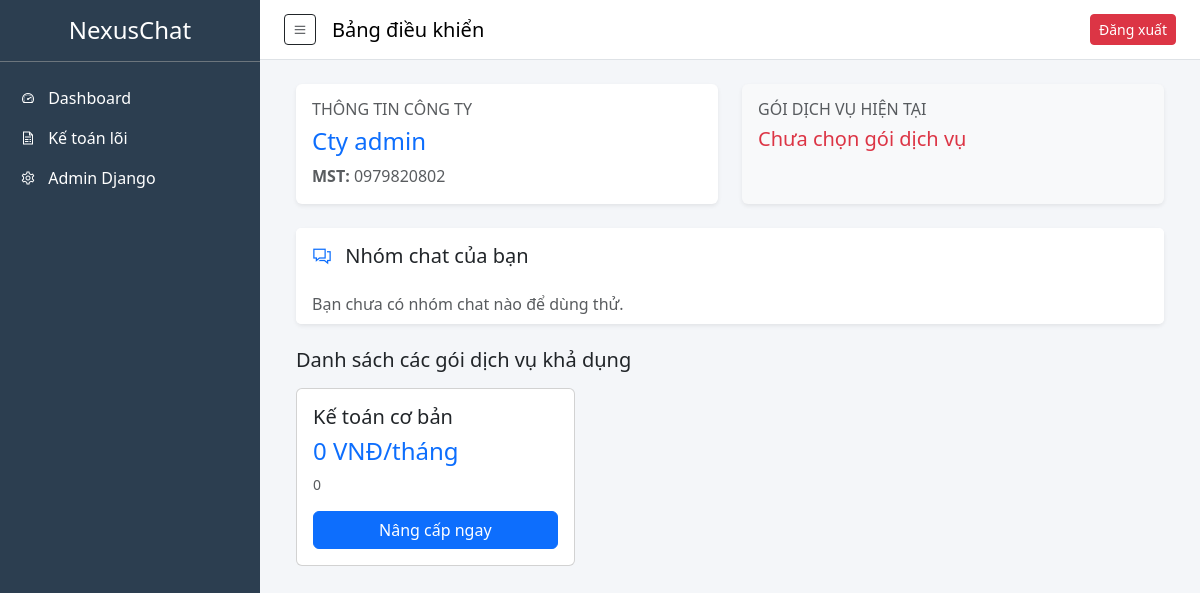
The page /dashboard/ (signed in) on the database as committed earlier.
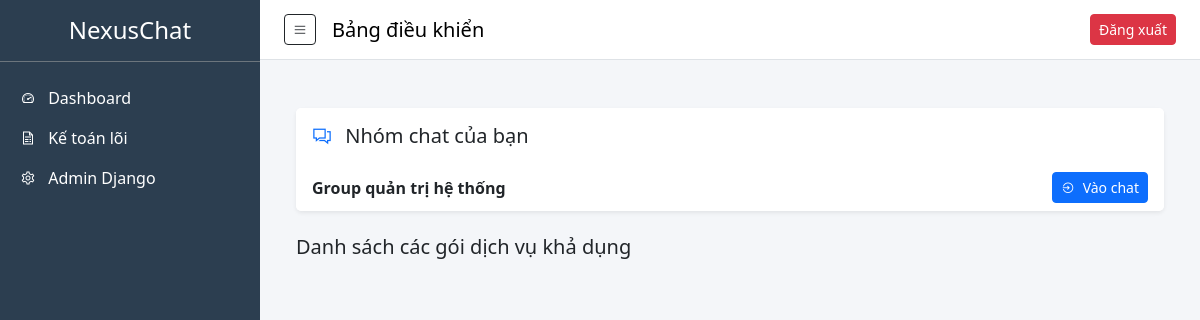
The same page on the database as committed later.
### apps/core/models.py (models this page shows, shortened)
class Profile(models.Model):
    user = models.OneToOneField(
        settings.AUTH_USER_MODEL,
        on_delete=models.CASCADE,
        related_name="profile"
    )
    company = models.ForeignKey(
        Company,
        on_delete=models.SET_NULL, # Dùng SET_NULL để không xóa profile khi công ty bị xóa
        related_name="members",
        null=True,
        blank=True,
        verbose_name="Công ty (Tùy chọn)"
    )
    class Meta:
        verbose_name = "Hồ sơ người dùng"
        verbose_name_plural = "Hồ sơ người dùng"

class Company(models.Model):
    name = models.CharField(max_length=255, verbose_name="Tên công ty")
    tax_code = models.CharField(max_length=20, unique=True, db_index=True, verbose_name="Mã số thuế")
    plan = models.ForeignKey(SubscriptionPlan, on_delete=models.SET_NULL, null=True, verbose_name="Gói dịch vụ")
    is_active = models.BooleanField(default=True, verbose_name="Trạng thái hoạt động")
    created_at = models.DateTimeField(auto_now_add=True, verbose_name="Ngày tạo")
    class Meta:
        verbose_name = "Công ty"
        verbose_name_plural = "Công ty"

### apps/subscriptions/models.py (models this page shows, shortened)
class SubscriptionPlan(models.Model):
    name = models.CharField(max_length=100, verbose_name="Tên gói")
    slug = models.SlugField(unique=True, verbose_name="Mã gói (Slug)")
    price = models.DecimalField(
        max_digits=12,
        decimal_places=0,
        verbose_name="Giá tiền (VNĐ/tháng)",
        help_text="Số tiền khách hàng phải trả hàng tháng."
    )
    description = models.TextField(verbose_name="Mô tả chi tiết", help_text="Mô tả ngắn gọn về gói dịch vụ.")
    features = models.ManyToManyField(Feature, verbose_name="Tính năng bao gồm")
    class Meta:
        verbose_name = "Gói dịch vụ"
        verbose_name_plural = "Các gói dịch vụ"

### apps/group_chat/models.py (models this page shows)
class ChatGroup(models.Model):
    name = models.CharField(max_length=255, verbose_name="Tên nhóm")
    owner = models.ForeignKey(
        settings.AUTH_USER_MODEL,
        on_delete=models.CASCADE,
        related_name="owned_groups",
        verbose_name="Chủ nhóm"
    )
    members = models.ManyToManyField(
        settings.AUTH_USER_MODEL,
        through='Membership',
        related_name="chat_groups"
    )
    created_at = models.DateTimeField(auto_now_add=True)
    class Meta:
        verbose_name = "Nhóm chat"
        verbose_name_plural = "Các nhóm chat"

### apps/core/views.py (the view)
# urls.py: path('dashboard/', views.dashboard_view, name='dashboard'), # Thêm dòng này
@login_required(login_url='core:login')
def dashboard_view(request):
    user = request.user
    user_profile = getattr(user, 'profile', None)
    all_plans = SubscriptionPlan.objects.all()
    my_groups = ChatGroup.objects.filter(members=user)
    context = {
        'user_profile': user_profile,
        'all_plans': all_plans,
        'my_groups': my_groups,
        'chart_labels': ['T1', 'T2', 'T3', 'T4', 'T5', 'T6', 'T7', 'T8', 'T9', 'T10', 'T11', 'T12'],
        'chart_data': [120, 150, 180, 200, 240, 280, 310, 350, 380, 410, 450, 480]
    }
    return render(request, 'dashboard.html', context)

### templates/dashboard.html
{% extends "base.html" %}
{% block page_title %}Bảng điều khiển{% endblock %}
{% block content %}
<div class="container-fluid">
    {% if user_profile %}
    <div class="row g-4 mb-4">
        <div class="col-md-6">
            <div class="card shadow-sm border-0 h-100">
                <div class="card-body">
                    <h6 class="text-uppercase text-muted">Thông tin công ty</h6>
                    <h4 class="mt-2 text-primary">{{ user_profile.company.name }}</h4>
                    <p class="text-muted mb-0"><strong>MST:</strong> {{ user_profile.company.tax_code }}</p>
                </div>
            </div>
        </div>
        <div class="col-md-6">
            <div class="card shadow-sm border-0 bg-light h-100">
                <div class="card-body">
                    <h6 class="text-uppercase text-muted">Gói dịch vụ hiện tại</h6>
                    {% if user_profile.company.plan %}
                    <h4 class="mt-2 text-success">{{ user_profile.company.plan.name }}</h4>
                    {% else %}
                    <h5 class="mt-2 text-danger">Chưa chọn gói dịch vụ</h5>
                    {% endif %}
                </div>
            </div>
        </div>
    </div>
    {% endif %}
    <div class="row mt-4">
        <div class="col-12">
            <div class="card shadow-sm border-0">
                <div class="card-header bg-white border-0 py-3">
                    <h5 class="mb-0"><i class="fas fa-comments text-primary me-2"></i> Nhóm chat của bạn</h5>
                </div>
                <div class="list-group list-group-flush">
                    {% for group in my_groups %}
                    <div class="list-group-item d-flex justify-content-between align-items-center">
                        <span class="fw-bold">{{ group.name }}</span>
                        <a href="{% url 'group_chat:detail' group.id %}" class="btn btn-sm btn-primary">
                            <i class="fas fa-sign-in-alt me-1"></i> Vào chat
                        </a>
                    </div>
                    {% empty %}
                    <div class="list-group-item text-muted">Bạn chưa có nhóm chat nào để dùng thử.</div>
                    {% endfor %}
                </div>
            </div>
        </div>
    </div>
    <div class="row mt-4">
        <div class="col-12">
            <h5 class="mb-3">Danh sách các gói dịch vụ khả dụng</h5>
            <div class="row g-3">
                {% for plan in all_plans %}
                <div class="col-md-4">
                    <div class="card h-100">
                        <div class="card-body">
                            <h5>{{ plan.name }}</h5>
                            <h4 class="text-primary">{{ plan.price }} VNĐ/tháng</h4>
                            <p class="small text-muted">{{ plan.description }}</p>
                            <a href="{% url 'subscriptions:upgrade' plan.id %}" class="btn btn-primary w-100">Nâng cấp
                                ngay</a>
                        </div>
                    </div>
                </div>
                {% endfor %}
            </div>
        </div>
    </div>
</div>
{% endblock %}

### templates/base.html (shortened to what this page needs)
{% load static %}
<!DOCTYPE html>
<html lang="vi">
<head>
    <link rel="stylesheet" href="{% static 'css/bootstrap.min.css' %}">
    <link rel="stylesheet" href="{% static 'css/fontawesome/css/all.min.css' %}">
    <link rel="stylesheet" href="{% static 'css/ledger_theme.css' %}">
</head>
<body class="d-flex">
    <div class="sidebar d-flex flex-column" id="sidebar">
        <h4 class="p-3 text-white border-bottom border-secondary text-center">NexusChat</h4>
        <nav class="nav flex-column mt-2">
            <a href="{% url 'dashboard' %}" class="nav-link text-white"><i class="fas fa-tachometer-alt me-2"></i>
                Dashboard</a>
            <a href="/accounting/" class="nav-link text-white"><i class="fas fa-file-invoice me-2"></i> Kế toán lõi</a>
            <a href="/admin/" target="_blank" class="nav-link text-white"><i class="fas fa-cog me-2"></i> Admin
                Django</a>
        </nav>
    </div>
    <div class="main-content flex-grow-1">
        <nav class="navbar navbar-expand-lg navbar-light bg-white border-bottom px-4">
            <button class="btn btn-outline-dark btn-sm me-3" id="sidebarToggle"><i class="fas fa-bars"></i></button>
            <span class="navbar-brand mb-0 h1">{% block page_title %}Tổng quan{% endblock %}</span>
            <div class="ms-auto">
                <form action="{% url 'core:logout' %}" method="post" class="d-inline">
                    <button type="submit" class="btn btn-danger btn-sm">Đăng xuất</button>
                </form>
            </div>
        </nav>
        <div class="container-fluid p-4">{% block content %}{% endblock %}</div>
    </div>
</body>
</html>

### static/css/ledger_theme.css (style rules this page uses)
body { min-height: 100vh; background: #f4f6f9; }
.sidebar { width: 260px; min-height: 100vh; background: #2c3e50; transition: margin-left 0.3s ease; position: sticky; top: 0; }
.nav-link { transition: 0.2s; border-left: 4px solid transparent; }
.main-content { min-width: 0; }
.navbar { height: 60px; }

Rows that differ between the two databases and show on the page:
removed Profile: company.name "Cty admin", company.tax_code "0979820802"
removed SubscriptionPlan: name "Kế toán cơ bản", price "0", description "0"
added ChatGroup: name "Group quản trị hệ thống"
Other text that changed with them:
text no longer shown: "THÔNG TIN CÔNG TY MST: GÓI DỊCH VỤ HIỆN TẠI Chưa chọn gói dịch vụ Bạn chưa có nhóm chat nào để dùng thử."
